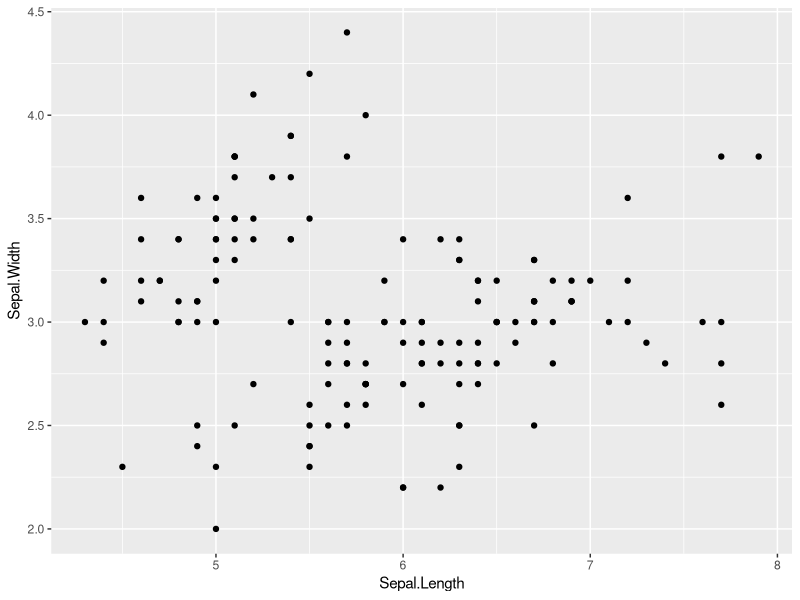
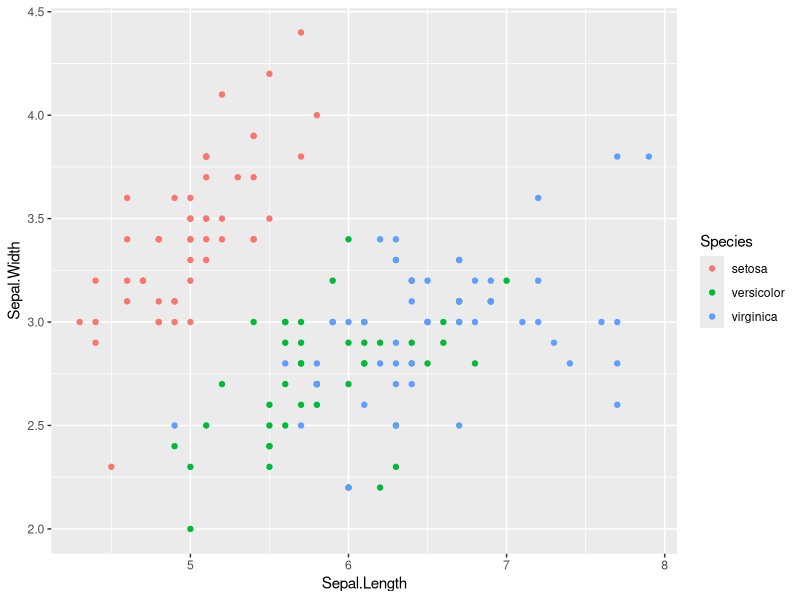
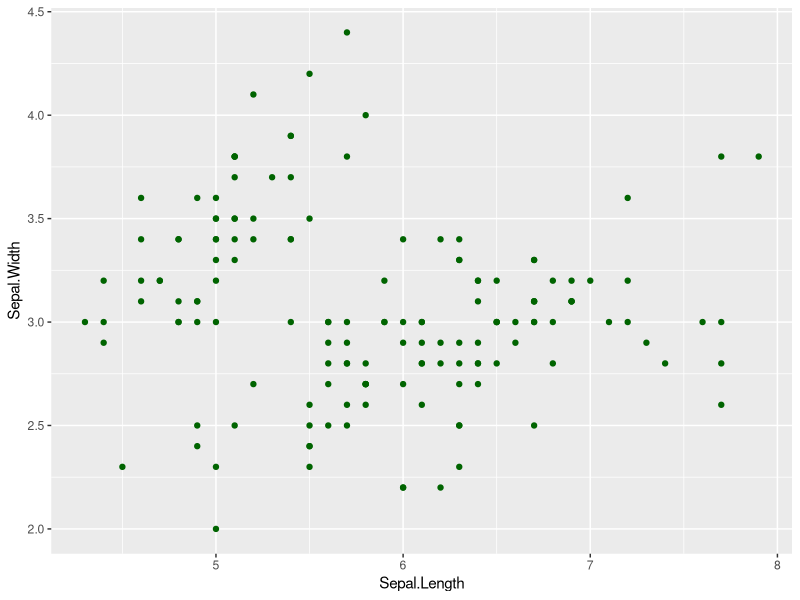
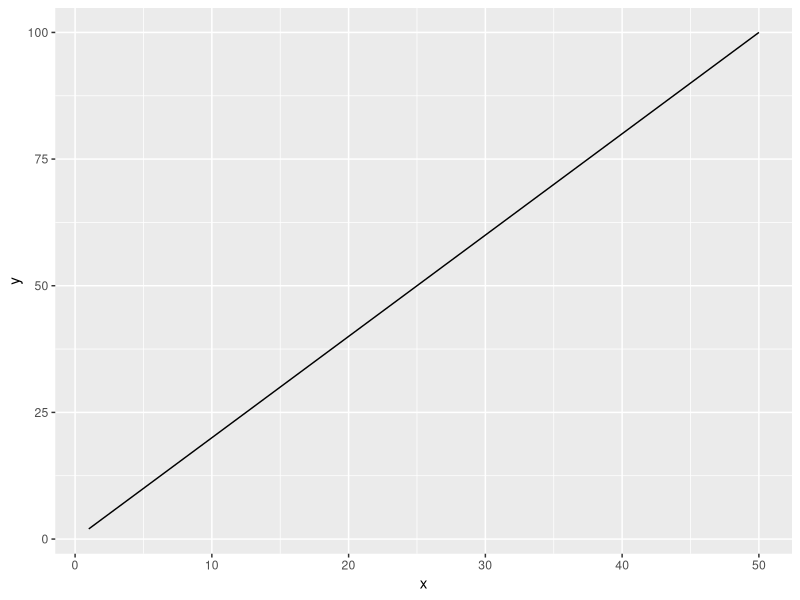
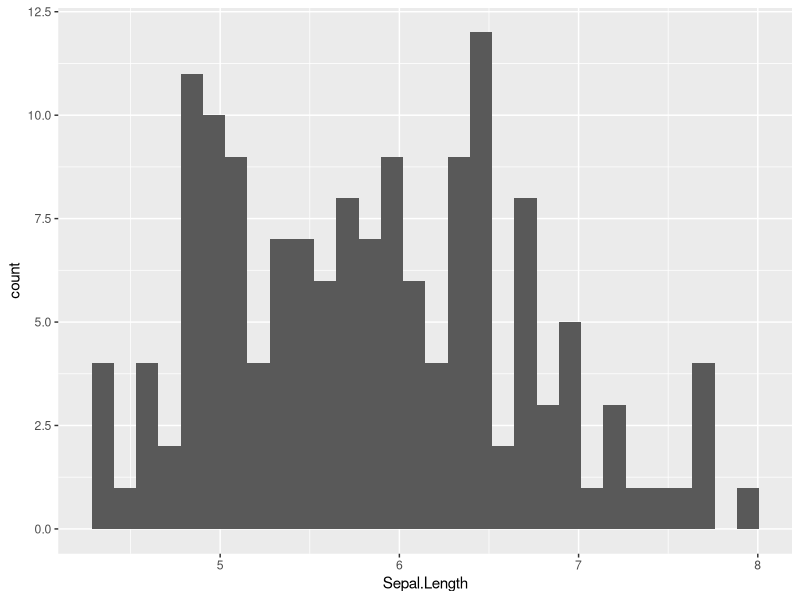
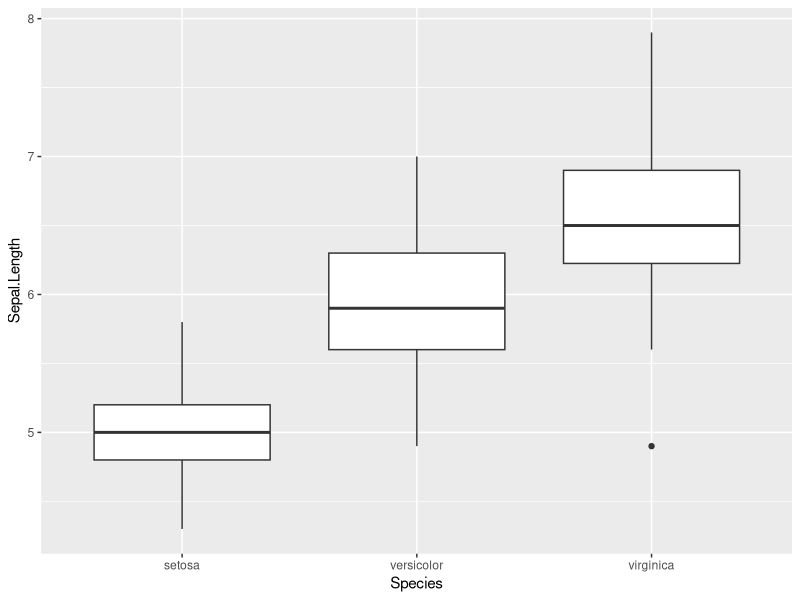
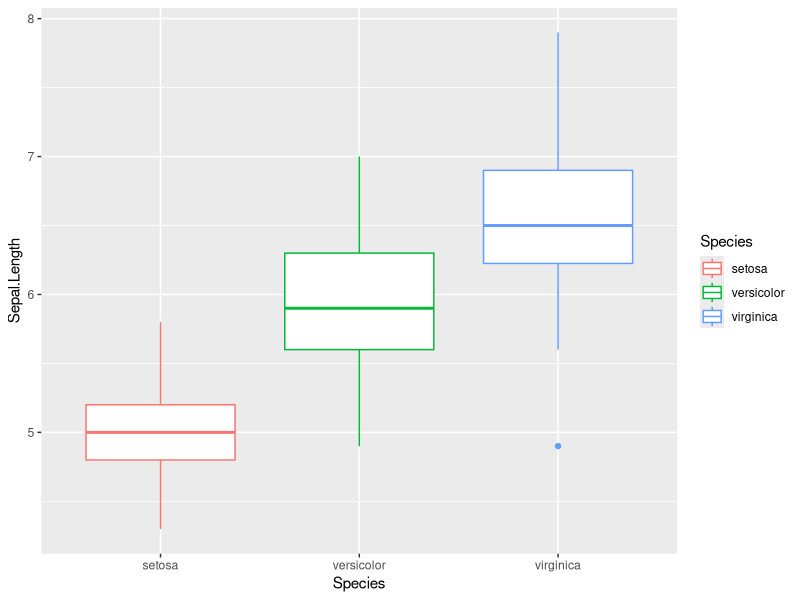
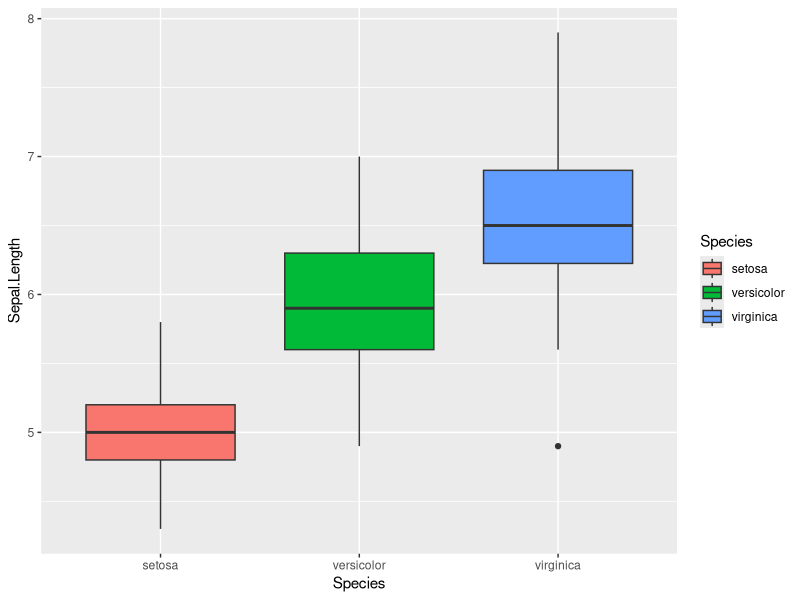

Reproduce these figures in R, in order.
library(tidyverse)


# point figure ------------------------------------------------------------

## shift + ctrl + M for pipe
iris %>% 
  ggplot(
    aes(x = Sepal.Length,
        y = Sepal.Width)
  ) +
  geom_point()

## aes(... color = colorname) to color by data 
iris %>%
  ggplot(
    aes(x = Sepal.Length,
        y = Sepal.Width, 
        color = Species)
  ) +
  geom_point()

iris %>% 
  ggplot(
    aes(x = Sepal.Length,
        y= Sepal.Width)
  ) +
  geom_point(color = "darkgreen")



# line figure -------------------------------------------------------------

(df_x <- tibble(x = 1:50, 
       y = 2 * x))

df_x %>% 
  ggplot(
    aes(x = x,
        y = y)
  ) +
  geom_line()


# histogram ---------------------------------------------------------------

iris %>% 
  ggplot(
    aes(x = Sepal.Length)
    ) + 
  geom_histogram()


# boxplot -----------------------------------------------------------------

iris %>% 
  ggplot(
    aes(x = Species,
        y = Sepal.Length)
  ) + 
  geom_boxplot()

##change color (border)
iris %>% 
  ggplot(
    aes(x = Species, 
        y = Sepal.Length, 
        color = Species)
  ) + 
  geom_boxplot()

## change inside box 
iris %>% 
  ggplot(
    aes(x = Species,
        y = Sepal.Length,
        fill = Species)
  ) + 
  geom_boxplot()


# exercise ----------------------------------------------------------------

# Q1 using iris data, identify the longest Sepal.Length using arrange() function 
iris %>%
 arrange(desc(Sepal.Length))   
  
  
#Q2 Using iris data, filter/select individuals with Sepal.Width greater than 3.0 
# - use filter()
iris %>% 
  filter(Sepal.Width > 3.0)


#Q3 Using iris data, select the columns "Petal.Length" and "Petal.Width", 
#and arrange the order of rows by "Petal.Length" (descending)
#Assign the result to object "df_petal"
df_petal <-iris %>% 
  select(Petal.Length, Petal.Width) %>% 
  arrange(desc(Petal.Length))

#Q4 Calculate mean Sepal.Width by Species; assign the result to "df_mean"
#- Hint group_by() and summarize () 

df_mean <-iris %>% 
  group_by(Species) %>% 
  summarize(mean = mean(Sepal.Width))

#Q5 Create a point figure of Petal.Width (y-axis) and Sepal.Width (x-axis) 
#with colors distinguishing species 
 iris %>% 
   ggplot(aes(x= Sepal.Width,
              y= Petal.Width,
              color = Species)) + 
   geom_point()

  
  
  
